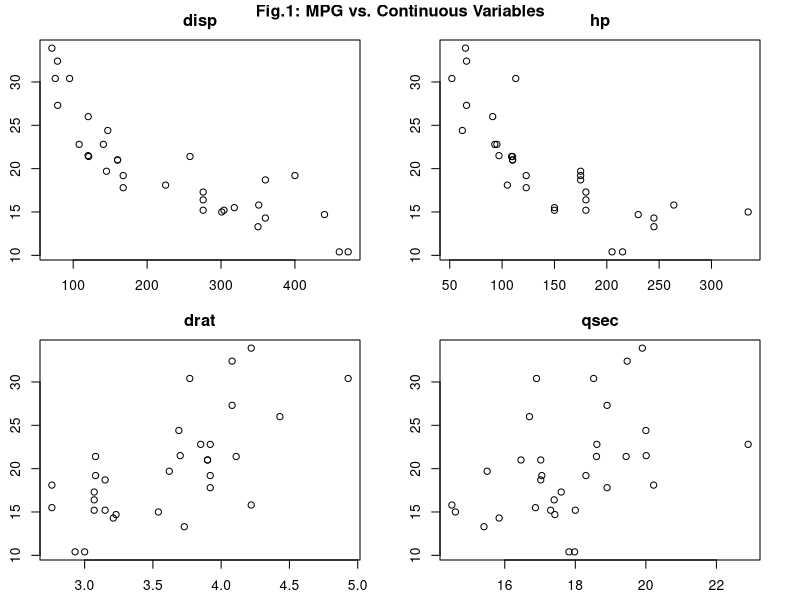
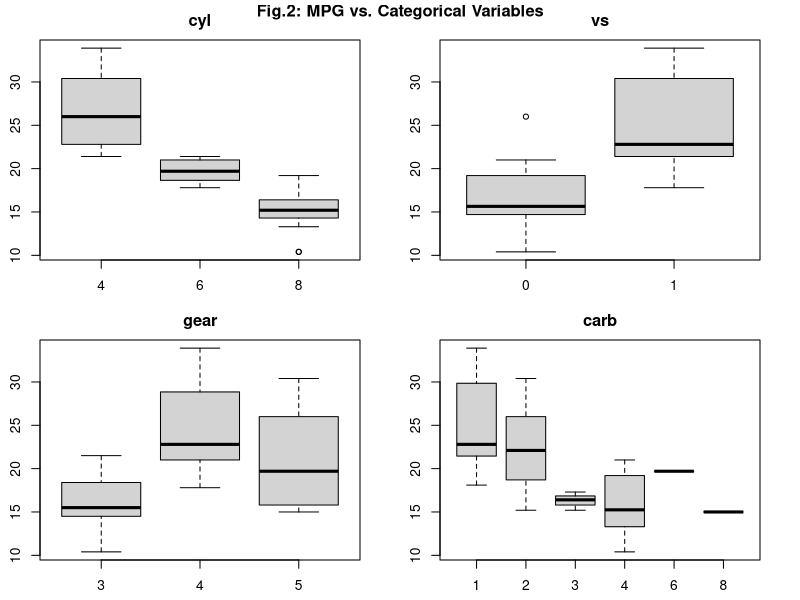
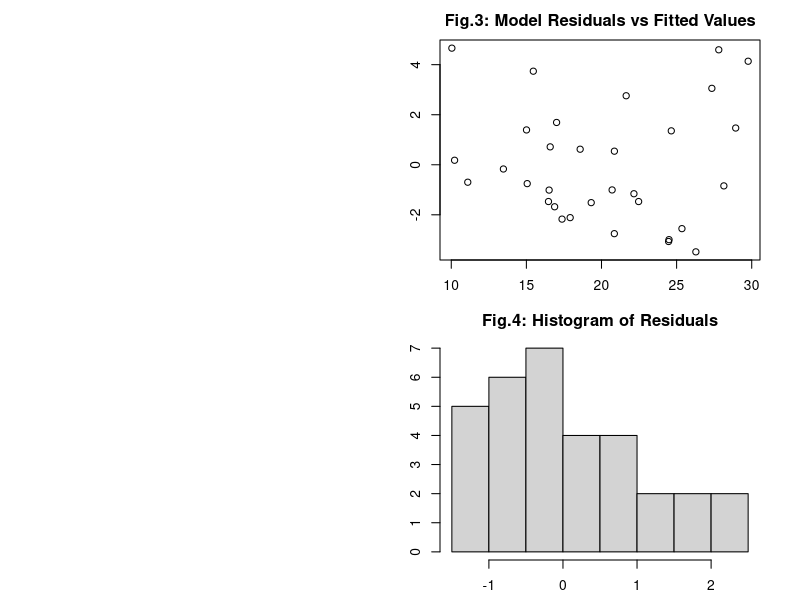
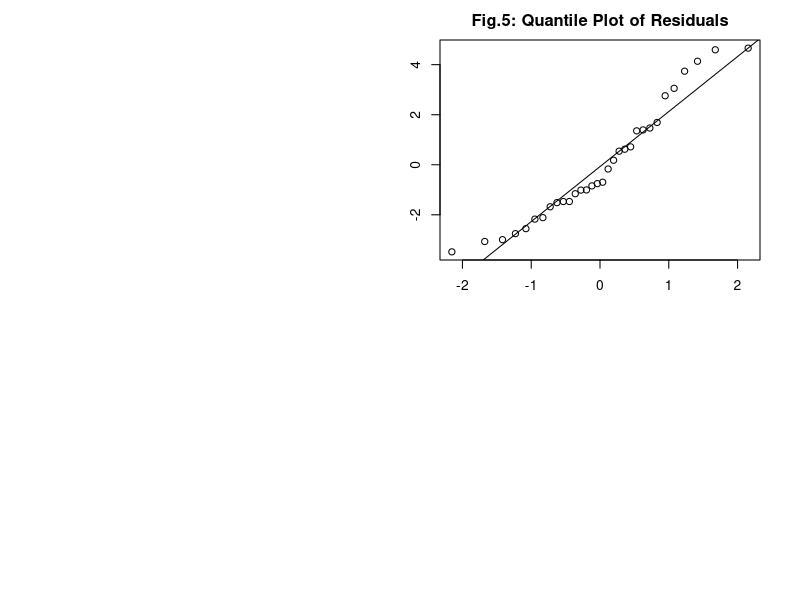

Reproduce these figures in R, in order.
## ---- chunk 1
data(mtcars)
data <- mtcars[,c(1,9,6,3,4,5,7,2,8,10,11)]
## ---- chunk 2
fit <- lm(mpg ~ am + wt, data=data)
## ---- chunk 3
fit_perf <- lm(mpg ~ am + wt + disp + cyl + hp + qsec, data=data)

fit_perf1 <- lm(mpg ~ am + wt + disp + hp + qsec, data=data)
fit_perf2 <- lm(mpg ~ am + wt + hp + qsec, data=data)
fit_qsec <- lm(mpg ~ am + wt + qsec, data=data)
## ---- chunk 4
anova(fit_perf, fit_perf1, fit_perf2, fit_qsec, fit)
## ---- chunk 5
fit_disp <- lm(mpg ~ am + wt + disp, data=data)
fit_cyl  <- lm(mpg ~ am + wt + cyl , data=data)
fit_hp   <- lm(mpg ~ am + wt + hp  , data=data)
## ---- chunk 6
anova(fit, fit_disp)  ## Pr(>F) = 0.06788
anova(fit, fit_cyl)   ## Pr(>F) = 0.00129 **
anova(fit, fit_hp)    ## Pr(>F) = 0.00055 ***
anova(fit, fit_qsec)  ## Pr(>F) = 0.00022 ***
## ---- chunk 7
fit_vs     <- lm(mpg ~ am + wt + qsec + vs, data=data)
fit_gear   <- lm(mpg ~ am + wt + qsec + gear, data=data)
fit_carb   <- lm(mpg ~ am + wt + qsec + carb, data=data)
fit_drat   <- lm(mpg ~ am + wt + qsec + drat, data=data)
fit_other  <- lm(mpg ~ am + wt + qsec + drat+ carb+ gear+ vs, data=data)
## ---- chunk 8
anova(fit_qsec, fit_vs)
anova(fit_qsec, fit_gear)
anova(fit_qsec, fit_carb)
anova(fit_qsec, fit_drat)
anova(fit_qsec, fit_other)
## ---- chunk 9
summary(fit_qsec)$coef
confint(fit_qsec)
## ---- chunk 10
shapiro.test(resid(fit_qsec))
## ---- chunk 11
## Fig.2
mtcars_con <- subset(mtcars, select=c(mpg, disp, hp, drat, qsec))
## ---- chunk 12
plot.new()
par(mfrow=c(2,2), mai=c(0.4,0.4,0.4,0.4))
for (i in 2:5){
   plot(mtcars_con$mpg ~ mtcars_con[,i])
   title(names(mtcars_con[i]))
   }

title("Fig.1: MPG vs. Continuous Variables", line=-1, outer=TRUE)

## ---- chunk 13
## Fig.2
mtcars_cat <- subset(mtcars, select=c(mpg, cyl, vs, gear, carb))
## ---- chunk 14
plot.new()
par(mfrow=c(2,2), mai=c(0.4,0.4,0.4,0.4))
for (i in 2:5){
   boxplot(mtcars_cat$mpg~mtcars_cat[,i],  xlab="")
   title(names(mtcars_cat[i]))
}

title("Fig.2: MPG vs. Categorical Variables", line=-1, outer=TRUE)
## ---- chunk 15
## Fig.3
plot.new()
plot(fitted(fit_qsec), resid(fit_qsec), main="Fig.3: Model Residuals vs Fitted Values", xlab="Predicted mpg", ylab="Residuals")

## ---- chunk 16
## Fig.4
plot.new()
hist(rstandard(fit_qsec), main="Fig.4: Histogram of Residuals", xlab="Residual", ylab="Frequency")

## ---- chunk 17
## Fig.5
plot.new()
qqnorm(resid(fit_qsec), main="Fig.5: Quantile Plot of Residuals", xlab="Predicted mpg", ylab="Residuals")
qqline(resid(fit_qsec))

